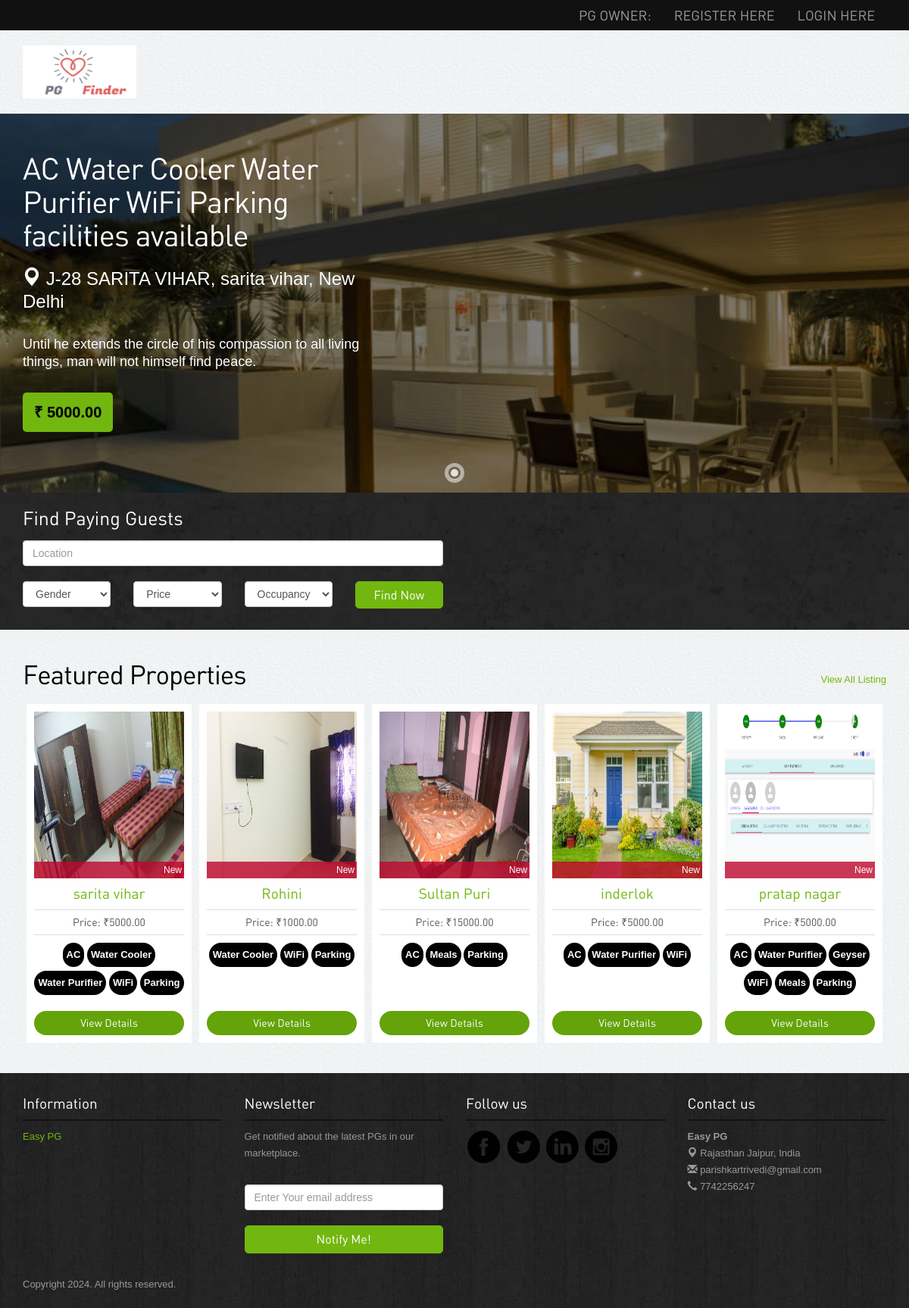
The page / on the database its author committed.
### main/models.py (models this page shows)
class PG(models.Model):
    ownerid=models.ForeignKey(Owner, on_delete=models.CASCADE)
    address=models.CharField(max_length=30)
    location=models.CharField(max_length=30)
    city=models.CharField(max_length=30)
    pin=models.IntegerField()
    rent=models.DecimalField(max_digits=10,decimal_places=2)
    occupancy=models.IntegerField()
    forgender=models.CharField(max_length=30)
    size=models.IntegerField()
    rooms=models.IntegerField()
    intime=models.DateTimeField()
    outtime=models.DateTimeField()

### user/views.py (the view)
# urls.py: path('', user.index, name='user_index'),
def index(request):
	pgs=PG.objects.filter()
	pgs=pgs[:5]
	for i in range(len(pgs)):
		pgimages=PGImages.objects.filter(pgid=pgs[i])
		if(len(pgimages)!=0):
			pgs[i].image=pgimages[0].image
		amn=Ameneties.objects.get(pgid=pgs[i])
		pgs[i].ameneties=[]
		if(amn.ac==True):
			pgs[i].ameneties.append('AC')
		if(amn.watercooler==True):
			pgs[i].ameneties.append('Water Cooler')
		if(amn.waterpurifier==True):
			pgs[i].ameneties.append('Water Purifier')
		if(amn.geyser==True):
			pgs[i].ameneties.append('Geyser')
		if(amn.bed==True):
			pgs[i].ameneties.append('Bed')
		if(amn.wifi==True):
			pgs[i].ameneties.append('WiFi')
		if(amn.meals==True):
			pgs[i].ameneties.append('Meals')
		if(amn.parking==True):
			pgs[i].ameneties.append('Parking')
	data={'pgs':pgs}
	return render(request,'user/index.html',data)

### user/templates/user/index.html (shortened to what this page needs)
{% extends 'user/base.html' %}
{% load static %}
{% block 'main' %}
<div class="">
    <div id="slider" class="sl-slider-wrapper">
        <div class="sl-slider">
        {% for pg in pgs %}
          <div class="sl-slide" data-orientation="horizontal" data-slice1-rotation="-25" data-slice2-rotation="-25" data-slice1-scale="2" data-slice2-scale="2">
            <div class="sl-slide-inner">
              <div class="bg-img bg-img-1";"></div>
              <h2>
                {% for amn in pg.ameneties %}
                {{amn}}
                {% endfor %}
                facilities available
              </h2>
              <blockquote>
              <p class="location"><span class="glyphicon glyphicon-map-marker"></span> {{pg.address}}, {{pg.location}}, {{pg.city}}</p>
              <p>Until he extends the circle of his compassion to all living things, man will not himself find peace.</p>
              <a href="/pg/details/{{pg.id}}/"><cite style="color:black">₹ {{pg.rent}}</cite></a>
              </blockquote>
            </div>
          </div>
        {% endfor %}
        </div>
        <nav id="nav-dots" class="nav-dots">
          <span class="nav-dot-current"></span>
        </nav>
      </div>
</div>
<div class="banner-search">
  <div class="container">
    <h3>Find Paying Guests</h3>
    <form action="/search/" method="post">
    <div class="searchbar">
      <div class="row">
        <div class="col-lg-6 col-sm-6">
          <input type="text" class="form-control" name="location" placeholder="Location">
          <div class="row">
            <div class="col-lg-3 col-sm-3 ">
              <select name="forgender" class="form-control">
                <option>Gender</option>
              </select>
            </div>
            <div class="col-lg-3 col-sm-4">
              <select name="price" class="form-control">
                <option>Price</option>
              </select>
            </div>
            <div class="col-lg-3 col-sm-4">
            <select name="occupancy" class="form-control">
                <option>Occupancy</option>
              </select>
              </div>
              <div class="col-lg-3 col-sm-4">
              <button class="btn btn-success"  onclick="window.location.href='buysalerent.php'">Find Now</button>
              </div>
          </div>
        </div>
      </div>
    </div>
    </form>
  </div>
</div>
<div class="container">
  <div class="properties-listing spacer"> <a href="/search/" class="pull-right viewall">View All Listing</a>
    <h2>Featured Properties</h2>
    <div id="owl-example" class="owl-carousel">
    {% for pg in pgs %}
      <div class="properties" style="min-height: 440px">
        <div class="image-holder"><img style="height:220px;width:100%" src="images/{{pg.image}}" class="img-responsive" alt="properties"/>
          <div class="status new">New</div>
        </div>
        <h4><a href="property-detail.php">{{ pg.location }}</a></h4>
        <p class="price">Price: ₹{{ pg.rent }}</p>
        <div class="listing-detail" style="height:60px;">
          {% for amn in pg.ameneties %}
          <label style="padding:5px;color:white;background-color:black;maring:5px;border-radius: 20px">{{amn}}</label>
          {% endfor %}
        </div>
        <a class="btn btn-primary" href="/pg/details/{{pg.id}}/">View Details</a>
      </div>
    {% endfor %}
    </div>
  </div>
</div>
{% endblock %}

### user/static/user/assets/style.css (style rules this page uses)
body { color:#555; font:normal 13px/22px Arial; background:url(../images/bgmain.png) #eee; }
h1,h2,h3,h4,h5 { font-weight:normal; font-family: din;margin: 0;padding: 0;color: #000 }
h2 { font-size: 35px; letter-spacing: -1px;margin-bottom: 20px; }
h3 { margin: 0 0 15px 0; font-size: 25px; }
h4 { margin: 10px 0; font-size: 19px; }
p { margin-bottom: 30px; }
a { color:#72b70f; text-decoration:none;outline: none; }
.spacer { margin-top: 40px;margin-bottom:40px; }
select,input { outline: 0; margin-bottom: 20px; }
.btn { border-radius: 5px; font-family: din; outline: none; }
.btn-success { background: #72b70f;border:1px solid #72b70f;padding:6px 20px; font-size:16px; width: 100%; }
.btn-primary { background: #64a30a;border:none;width: 100%;border-radius: 20px; }
.banner-search { background:url(../images/bginside.jpg) #111;color: #fff;padding: 20px 0 10px 0; font-size: 16px; }
.banner-search h3 { color: #fff; }
.properties-listing .viewall { margin-top: 15px; }
.properties-listing div.properties { padding: 10px; background-color: #fff;text-align: center; margin-bottom: 20px; }
.owl-wrapper-outer div.properties { margin: 0 5px; }
.properties-listing div.properties .image-holder { position: relative; }
.properties-listing div.properties .status { position: absolute;bottom: 0;z-index: 100;display: block;width: 100%;color: #fff;padding:0 3px;text-align: right; font-size: 12px; }
.properties-listing div.properties p { margin-bottom: 10px; font-size: 14px;border-top: 1px solid #ddd;border-bottom: 1px solid #ddd;padding: 5px 0;font-family: din; }
.listing-detail { margin-bottom: 30px; }
.status.new { background:rgba(190,7,46,0.8); }

### user/static/user/assets/slitslider/css/style.css (style rules this page uses)
.sl-slider-wrapper { width: 800px; height: 400px; margin: 0 auto; position: relative; overflow: hidden; }
.sl-slider { position: absolute; top: 0; left: 0; }
.sl-slide, .sl-slides-wrapper, .sl-slide-inner { position: absolute; width: 100%; height: 100%; top: 0; left: 0; }
.sl-slide { z-index: 1; }
.sl-slide-horizontal .sl-slide-inner { background: #000; }

### user/static/user/assets/slitslider/css/custom.css (style rules this page uses)
.sl-slider-wrapper { width: 100%; height: 500px; overflow: hidden; position: relative; }
.sl-slider h2, .sl-slider blockquote { padding: 50px 650px 10px 0; width: 100%; max-width: 1140px; color: #fff; margin: 0 auto; position: relative; z-index: 100; border:none; }
.sl-slider h2 { font-size: 40px; text-shadow: 0 -1px 0 rgba(0,0,0,0.2); }
.sl-slider blockquote { padding-top: 10px; font-weight: 300; text-shadow: 0 -1px 0 rgba(0,0,0,0.2); }
.sl-slider blockquote p { font-size: 18px; }
.sl-slider blockquote p.location { font-size: 24px;color: #fff; }
.sl-slider blockquote cite { font-size: 20px; font-weight: 700; font-style: normal; text-transform: uppercase; padding:15px; display: inline-block; background-color: #72b70f; border-radius: 5px; }
.bg-img { padding: 200px; -webkit-box-sizing: content-box; -moz-box-sizing: content-box; box-sizing: content-box; position: absolute; top: -200px; left: -200px; width: 100%; height: 100%; -webkit-background-size: cover; -moz-background-size: cover; background-size: cover; background-position: center center; background-color: #000; opacity: 0.5; }
.nav-dots { text-align: center; position: absolute; bottom: 2%; height: 30px; width: 100%; left: 0; z-index: 1000; }
.nav-dots span { display: inline-block; position: relative; width: 16px; height: 16px; border-radius: 50%; margin: 3px; background: #ddd; background: rgba(150,150,150,0.4); cursor: pointer; box-shadow: 0 1px 1px rgba(255,255,255,0.4), inset 0 1px 1px rgba(0,0,0,0.1); }
.nav-dots span { background: rgba(150,150,150,0.1); margin: 6px; -webkit-transition: all 0.2s; -moz-transition: all 0.2s; -ms-transition: all 0.2s; -o-transition: all 0.2s; transition: all 0.2s; box-shadow: 0 1px 1px rgba(255,255,255,0.4), inset 0 1px 1px rgba(0,0,0,0.1), 0 0 0 2px rgba(255,255,255,0.5); }
.nav-dots span.nav-dot-current, .nav-dots span:hover { box-shadow: 0 1px 1px rgba(255,255,255,0.4), inset 0 1px 1px rgba(0,0,0,0.1), 0 0 0 5px rgba(255,255,255,0.5); }
.nav-dots span.nav-dot-current:after { content: ""; position: absolute; width: 10px; height: 10px; top: 3px; left: 3px; border-radius: 50%; background: rgba(255,255,255,0.8); }
.bg-img-1 { background-image: url(../../../images/slider/1.jpg); }

### rows shown on the page
PG: ameneties "AC" "Water Cooler" "Water Purifier" "WiFi" "Parking", address "J-28 SARITA VIHAR", location "sarita vihar", city "New Delhi", rent "5000.00", shows a picture, ameneties "AC" "Water Cooler" "Water Purifier" "WiFi" "Parking"
PG: shows a picture, location "Rohini", rent "1000.00", ameneties "Water Cooler" "WiFi" "Parking"
PG: shows a picture, location "Sultan Puri", rent "15000.00", ameneties "AC" "Meals" "Parking"
PG: shows a picture, location "inderlok", rent "5000.00", ameneties "AC" "Water Purifier" "WiFi"
PG: shows a picture, location "pratap nagar", rent "5000.00", ameneties "AC" "Water Purifier" "Geyser" "WiFi" "Meals" "Parking"
